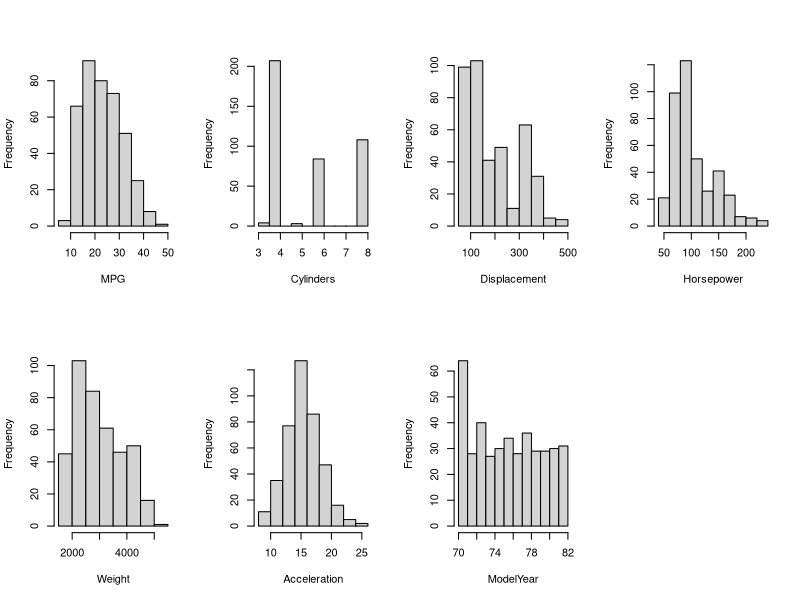
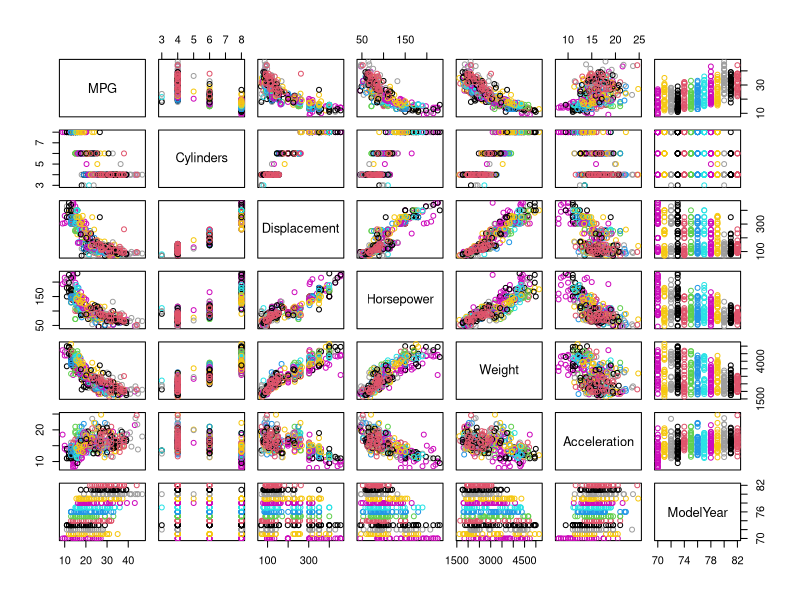
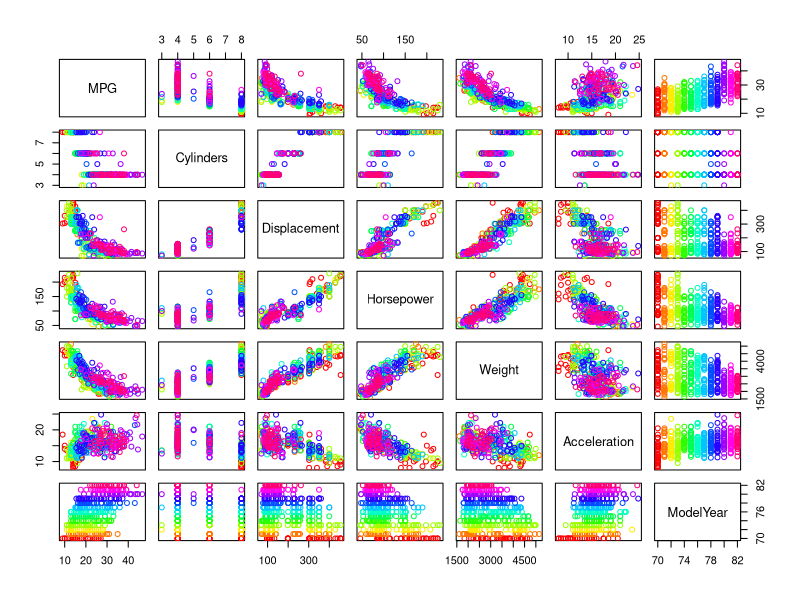

Recreate these plots in R, in order.
# ST 557: AppliedMultivariate Analysis
# Week 0 R Example Script File

# First, note that any text following the '#' symbol is
# treated as a comment, and is ignored by R when you run your code.

# It is good coding practice to include comments in your code to
# make clear to other readers and your future self what your
# code is doing, and to help keep track of which step of an
# analysis each part of your code represents.

# It is also a good idea to set a working directory to tell R 
# where to find any data you ask R to read in, and where to store 
# any files you create (plots, data, etc.).
#
# There are several ways to set a working directory, as indicated 
# in the 'RStudioIntro.pptx' document.  Here I use the 'setwd()'
# function, but you could also use the point-and-click options
# in R studio.  If you also use the 'setwd()' function, you will need
# to modify the directory path appropriately to indicate the folder
# where you are storing 

# Set working directory ±

setwd('/Users/scemerson/Documents/Old Computer Documents/ST 557 2023/Datasets')

# Read in 'AutoMpgData.csv' dataset 

autoMpg <- read.csv('AutoMpgData.csv')


# Question 1: 
# -----------
# Dimensions

dim(autoMpg)

# Question 2:
# -----------
# Head and tail of dataset

head(autoMpg)
tail(autoMpg)

# Question 3:
# -----------
# Summary of the columns in a data frame

summary(autoMpg)

# Question 4:
# -----------
# Structure of a dataset (tells variable types and levels)

str(autoMpg)

# We can also get the list of variable names using the 'names()' function:

names(autoMpg)

# Question 5:
# -----------
# Convert 'ModelYear' variable to factor or ordered factor variable

# First we could convert to an unordered factor: Note that I am going 
# to save the original values in a separate object so that we can 
# restore the original values if desired.

# One way we can select particular variables/columns in a data frame
# is to use the '$' symbol followed by the variable name:

modelYear.orig <- autoMpg$ModelYear

autoMpg$ModelYear <- factor(autoMpg$ModelYear)

# Check the effect of this command:

str(autoMpg)

# We could instead convert to an ordered factor: We designate the 
# levels and ordering of the factor variable by sorting the unique 
# values of the original 'ModelYear' variable using the 'sort()' and 
# 'unique()' functions.

autoMpg$ModelYear <- factor(modelYear.orig, levels=sort(unique(modelYear.orig)), ordered=T)

str(autoMpg)
is.ordered(autoMpg$ModelYear)

# Now I am going to revert 'ModelYear' to its original format, so that 
# the numerical summaries later make sense.  Converting to a factor was
# primarily done as an example here, but I think it makes sense to 
# continue treating year as a quantitative variable.

autoMpg$ModelYear <- modelYear.orig

str(autoMpg)

# Question 6:
# -----------
# One of the simplest ways to produce a histogram for each
# of a collection of variables is to use a 'for-loop'.  This is a 
# way to get R to iterate a process a number of times.  We will see
# more 'for-loops' throughout the course.

# First we need to tell R that we want multiple plots to appear in one 
# window.  One way to do this is to use the 'par()' function.  Then we 
# can specify that we want the plots to be in a grid filled in by row
# first (using the 'mfrow' argument) or filled in by column first (using
# the 'mfcol' argument).  Here I want the histograms to be filled in 
# across the rows, so I use 'mfrow'. I have to tell R how many rows and 
# columns of plots I want: in this case, I want 2 rows and 4 columns, so
# I say 'mfrow=c(2, 4)'.

par(mfrow=c(2,4))

# The square bracket notation [ ] is used to select elements, rows, or 
# columns from a vector/matrix/array/data frame in R. For a matrix/data 
# frame, you can provide 2 values or sets of values, separated by a comma, 
# inside the square brackets: the first value/set of values before the 
# comma indicate which row(s) you want to select, and the second value/set 
# of values after the comma indicate which column(s) you want to select.
#  
# Here are some examples:

# First three rows of 'autoMpg'.
# The colon ':' is a quick way of making a sequence of integers.

autoMpg[1:3,] 

# First 10 rows, columns 3 through 6 of 'autoMpg'.

autoMpg[1:10, 3:6]

# All rows, 7th column of 'autoMpg'.
# Leaving the row (or column) position blank means 'all the rows'
# (or columns)

autoMpg[ , 7]

# Now for the 'for-loop' to create the histogram.
# 'for(j in 1:7)' means let the variable 'j' take on each of the values
# 1, 2, ..., 7 in turn.

# hist() is the function that produces histograms. Look at the help file
# by typing the command 'help(hist)' to see some of the additional options
# for histograms.

# Here in the jth iteration I want to plot the jth column of the 'autoMpg'
# data frame.  

# I want the x-label on each histogram to be the name of the variable
# that is being plotted.  Therefore, I use 'xlab = names(autoMpg)[j]' 
# to say that the x-label for histogram j should be the jth variable name. 
# Also, R typically fills in a title for the histograms, but in this case
# I don't like the default title, so I'm telling R to leave the main title
# blank with the 'main=""' argument.

for(j in 1:7){
	hist(autoMpg[,j], xlab=names(autoMpg)[j], main="")
}

# Question 7
# -----------
# The 'pairs()' function can be used to produce pairwise scatter plots
# for all pairwise combinations of variables (columns) in a dataset.
# The plot in row j, column k of the resulting grid plots variable j on
# the y-axis vs. variable k on the x-axis.
# To color the points, we can use the 'col= ' argument, with a numeric 
# vector as its value (each element on the vector tells us the color 
# of the corresponding point).  

pairs(autoMpg[,1:7], col=autoMpg$ModelYear)

# Note that I do not include the 8th column because it is just the car 
# make/model names.

# If I want to color the points based on a custom color scale, we
# have to create a color scale (see help(rainbow) for documentation
# on some of the color palettes available in R).

pairs(autoMpg[,1:7], col=rainbow(13)[factor(autoMpg$ModelYear)])



# Question 8
# ----------
# There are several ways to compute the sample mean vector. First note
# that we have actually already seen the sample means in the output
# from the 'summary()' function. But to compute the sample mean vector
# directly, we could use a for-loop, like we did for the histograms, or 
# we could use the 'apply()' function.  I'll use both approaches here:

# First, the for-loop approach:

# We first create an empty vector that will hold the sample means that 
# we compute. The 'rep()' function repeats its first argument (0 here)
# the number of times specified by the second argument (7 here). So we
# get a vector consisting of 7 zeroes.

autoMpg.sampMeans <- rep(0, 7)

# Next, we run through the for loop, computing the mean of each variable 
# in turn using the 'mean()' function.  Again we are leaving out variable 
# 8 which is the car make/model name.

for(j in 1:7){
	autoMpg.sampMeans[j] <- mean(autoMpg[,j])
}

# Now we can examine the resulting sample mean vector:

autoMpg.sampMeans

# Next, the 'apply()' function approach: The 'apply()' function
# is used to apply the same function to each row or each column 
# of a matrix/array/data frame.  The function takes several arguments;
# the first of which is the matrix/array/data frame that we want to
# work with.  The second argument is which dimension we want to 
# apply the function to.  In this case, we want to apply the 'mean()'
# function to the columns of our data frame, so the dimension is 2 (it
# would be 1 if we wanted to apply the function to the rows). The final
# argument is the function we want to apply, in this case 'mean'.

autoMpg.sampMeans2 <- apply(autoMpg[,1:7], 2, mean)

autoMpg.sampMeans2

# Confirm that we have indeed gotten the same result with both approaches.

# Note that we get 'NA' results for 'MPG' and 'Horsepower'.  This is 
# because those variables have some missing values.  We can force R
# to compute the means using only the non-missing values by including
# the argument 'na.rm=T' (meaning 'remove the NA values'):

autoMpg.sampMeans3 <- apply(autoMpg[,1:7], 2, mean, na.rm=T)

autoMpg.sampMeans3

# Question 9
# ----------
# The sample covariance matrix (pair-wise covariances between the 
# columns/variables in our data frame) can be obtained using the 'cov()'
# function. We only want the covariances for the first seven columns
# (variables) since the eighth variable is a factor variable.  The argument
# 'use= ' tells R how to handle any observations with missing values. 
# Explore the 'help' file for 'cov()' by typing 'help(cov)' to see 
# more about the different options for handling missing values.

autoMpg.sampCov <- cov(autoMpg[,1:7], use='pairwise.complete.obs')

autoMpg.sampCov

# You could instead just compute the result without saving it as an object:

cov(autoMpg[,1:7], use='pairwise.complete.obs')

# We can also control how many digits are displayed/stored in the output using the
# 'round()' function. The second argument tells how many digits we want
# after the decimal.

round(autoMpg.sampCov, 3)

# Question 10
# -----------
# The sample correlation matrix (pair-wise correlations between the 
# columns/variables in our data frame) can be obtained using the 'cor()'
# function:

autoMpg.sampCor <- cor(autoMpg[,1:7], use='pairwise.complete.obs')

autoMpg.sampCor

# Questions 11 - 14
# -----------------
# There are several ways we could create a modified dataset, but the 
# steps we take here are:
# 1) Copy the original dataset with a new name
# 2) Replace the variable/column that we want to modify with the 
#    modified values
# Here we are going to multiply 'Displacement' (the third column) by 3.

autoMpg.mod1 <- autoMpg

autoMpg.mod1$Displacement <- autoMpg.mod1$Displacement * 3

# When we multiply a column by a number, R multiplies every element
# by that number.

# Let's compare the original dataset to the modified dataset:

head(autoMpg)
head(autoMpg.mod1)

# Question 11
# -----------

apply(autoMpg.mod1[,1:7], 2, mean, na.rm=T)

# Question 12
# -----------

cov(autoMpg.mod1[,1:7], use='pairwise.complete.obs')

# Question 13
# -----------

cor(autoMpg.mod1[,1:7], use='pairwise.complete.obs')

# Questions 15 - 18
# -----------------
# For this second modification, I'm going to modify the 'Horsepower' 
# variable by subtracting its sample mean from every observation.

autoMpg.mod2 <- autoMpg
autoMpg.mod2$Horsepower <- autoMpg.mod2$Horsepower - mean(autoMpg.mod2$Horsepower, na.rm=T)

head(autoMpg)
head(autoMpg.mod2)

# Question 15
# -----------

apply(autoMpg.mod2[,1:7], 2, mean, na.rm=T)

round(apply(autoMpg.mod2[,1:7], 2, mean, na.rm=T), 4)

# Question 16
# -----------

cov(autoMpg.mod2[,1:7], use='pairwise.complete.obs')

# Question 17
# -----------

cor(autoMpg.mod2[,1:7], use='pairwise.complete.obs')
